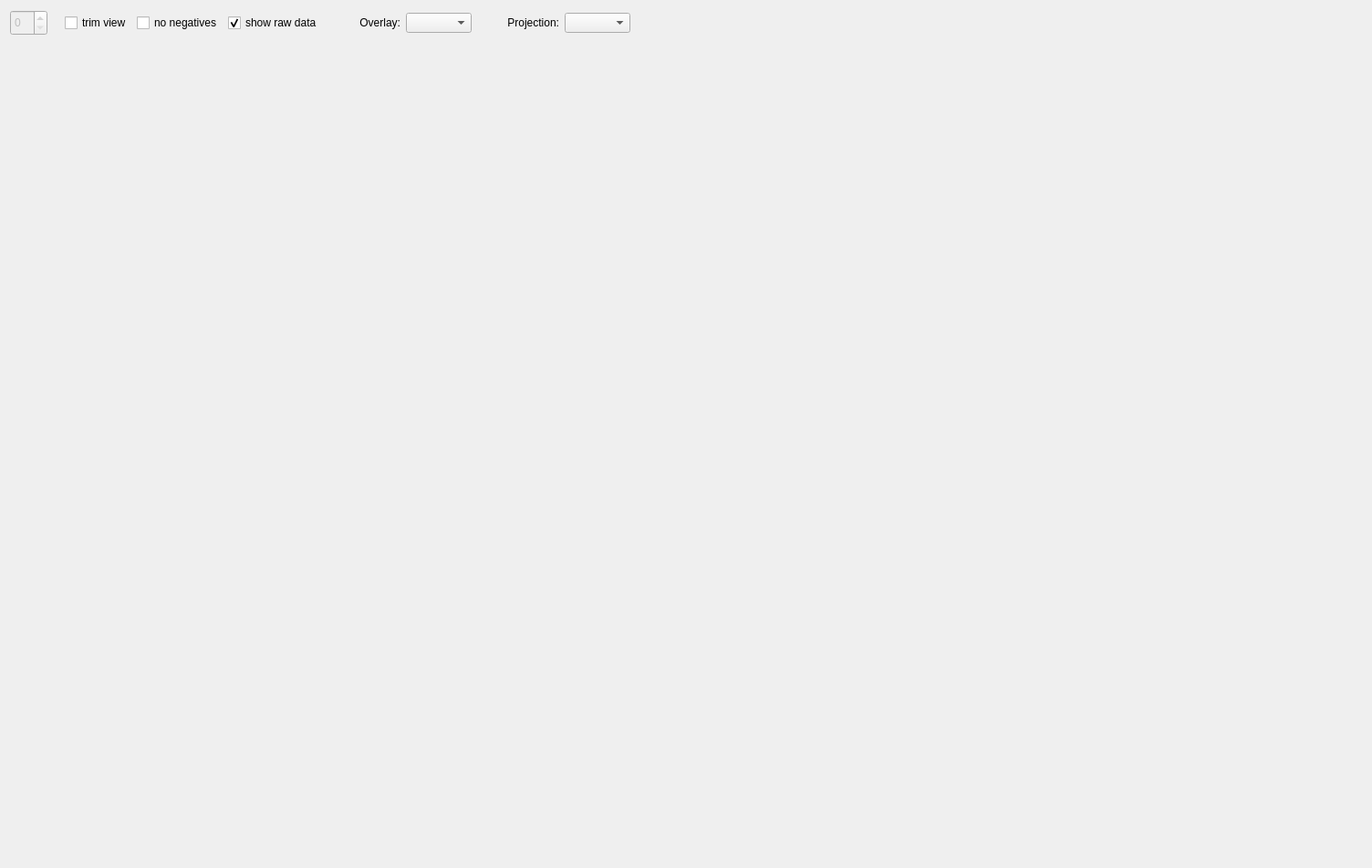
<?xml version="1.0" encoding="UTF-8"?>
<ui version="4.0">
 <class>EventViewer</class>
 <widget class="QWidget" name="EventViewer">
  <property name="geometry">
   <rect>
    <x>0</x>
    <y>0</y>
    <width>1504</width>
    <height>952</height>
   </rect>
  </property>
  <property name="windowTitle">
   <string>Energy Calibration</string>
  </property>
  <property name="windowIcon">
   <iconset>
    <normaloff>:/new/icons/qpx.xpm</normaloff>:/new/icons/qpx.xpm</iconset>
  </property>
  <layout class="QGridLayout" name="gridLayout">
   <item row="0" column="0">
    <layout class="QHBoxLayout" name="horizontalLayout">
     <item>
      <widget class="QSpinBox" name="spinEventIdx">
       <property name="enabled">
        <bool>false</bool>
       </property>
       <property name="sizePolicy">
        <sizepolicy hsizetype="Preferred" vsizetype="Fixed">
         <horstretch>0</horstretch>
         <verstretch>0</verstretch>
        </sizepolicy>
       </property>
       <property name="minimumSize">
        <size>
         <width>0</width>
         <height>28</height>
        </size>
       </property>
      </widget>
     </item>
     <item>
      <widget class="QLabel" name="labelOfTotal">
       <property name="sizePolicy">
        <sizepolicy hsizetype="Minimum" vsizetype="Preferred">
         <horstretch>0</horstretch>
         <verstretch>0</verstretch>
        </sizepolicy>
       </property>
       <property name="text">
        <string/>
       </property>
      </widget>
     </item>
     <item>
      <widget class="QCheckBox" name="checkTrim">
       <property name="text">
        <string>trim view</string>
       </property>
      </widget>
     </item>
     <item>
      <widget class="QCheckBox" name="checkNoneg">
       <property name="text">
        <string>no negatives</string>
       </property>
      </widget>
     </item>
     <item>
      <widget class="QCheckBox" name="checkRaw">
       <property name="text">
        <string>show raw data</string>
       </property>
       <property name="checked">
        <bool>true</bool>
       </property>
      </widget>
     </item>
     <item>
      <widget class="QLabel" name="label_2">
       <property name="minimumSize">
        <size>
         <width>80</width>
         <height>0</height>
        </size>
       </property>
       <property name="text">
        <string>Overlay:</string>
       </property>
       <property name="alignment">
        <set>Qt::AlignRight|Qt::AlignTrailing|Qt::AlignVCenter</set>
       </property>
      </widget>
     </item>
     <item>
      <widget class="QComboBox" name="comboOverlay"/>
     </item>
     <item>
      <widget class="QLabel" name="label_3">
       <property name="minimumSize">
        <size>
         <width>90</width>
         <height>0</height>
        </size>
       </property>
       <property name="text">
        <string>Projection:</string>
       </property>
       <property name="alignment">
        <set>Qt::AlignRight|Qt::AlignTrailing|Qt::AlignVCenter</set>
       </property>
      </widget>
     </item>
     <item>
      <widget class="QComboBox" name="comboProjection"/>
     </item>
     <item>
      <widget class="QLabel" name="label">
       <property name="sizePolicy">
        <sizepolicy hsizetype="MinimumExpanding" vsizetype="Preferred">
         <horstretch>0</horstretch>
         <verstretch>0</verstretch>
        </sizepolicy>
       </property>
       <property name="text">
        <string/>
       </property>
      </widget>
     </item>
    </layout>
   </item>
   <item row="1" column="0">
    <layout class="QHBoxLayout" name="horizontalLayout_2">
     <item>
      <widget class="RecordViewer" name="eventX" native="true">
       <property name="sizePolicy">
        <sizepolicy hsizetype="Preferred" vsizetype="MinimumExpanding">
         <horstretch>0</horstretch>
         <verstretch>0</verstretch>
        </sizepolicy>
       </property>
      </widget>
     </item>
     <item>
      <widget class="RecordViewer" name="eventY" native="true">
       <property name="sizePolicy">
        <sizepolicy hsizetype="Preferred" vsizetype="MinimumExpanding">
         <horstretch>0</horstretch>
         <verstretch>0</verstretch>
        </sizepolicy>
       </property>
      </widget>
     </item>
    </layout>
   </item>
  </layout>
 </widget>
 <customwidgets>
  <customwidget>
   <class>RecordViewer</class>
   <extends>QWidget</extends>
   <header>record_viewer.h</header>
   <container>1</container>
  </customwidget>
 </customwidgets>
 <resources/>
 <connections/>
</ui>
